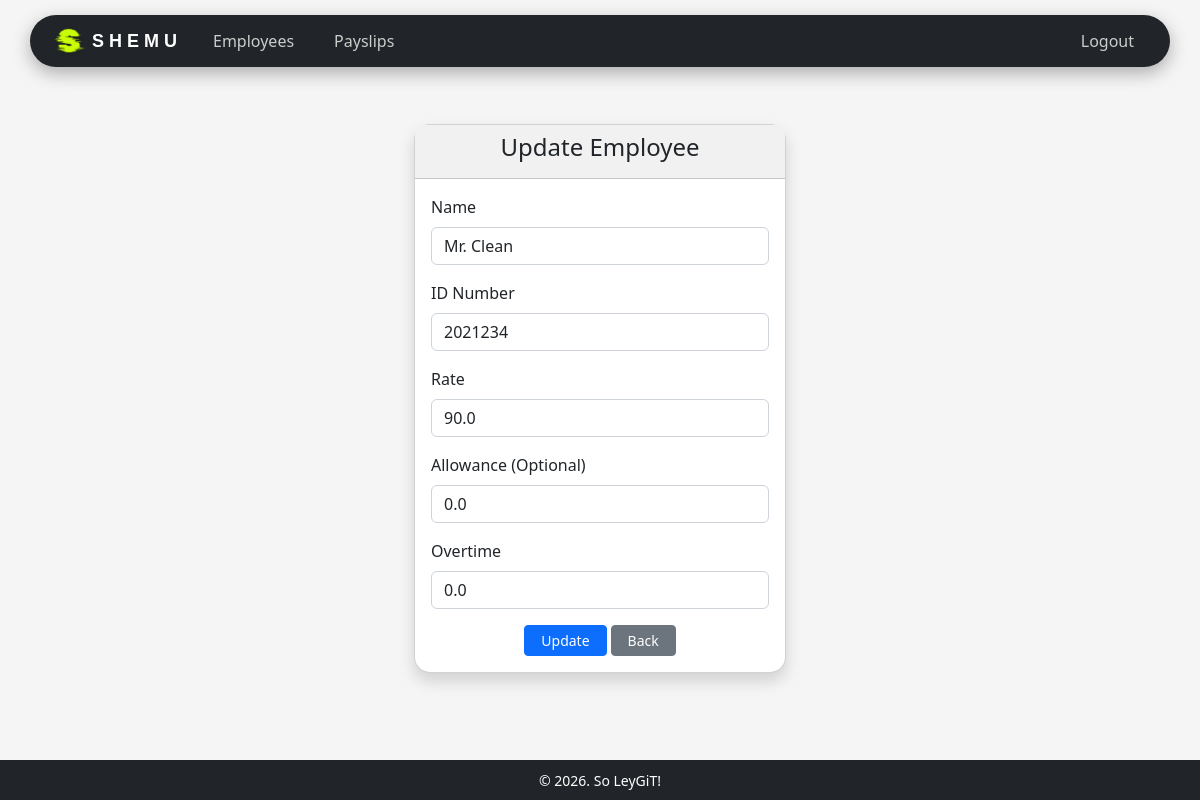
/employees/update/2021234/ (signed in), run on an earlier commit of the app's database.
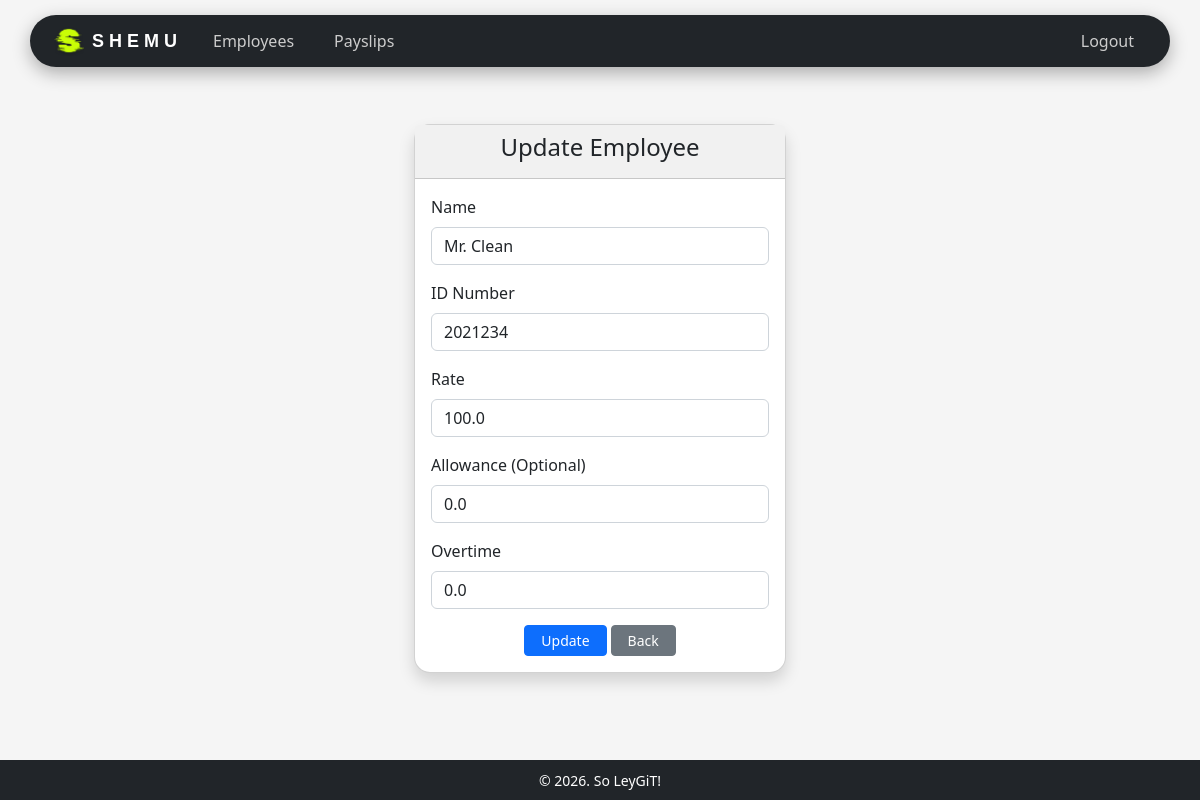
And on a later commit of the database.
### payroll_app/models.py (models this page shows, shortened)
class Employee(models.Model):
    user = models.OneToOneField(User, on_delete=models.CASCADE, null=True, blank=True)
    name = models.CharField(max_length=200)
    id_number = models.CharField(max_length=200, primary_key=True) # use <str:pk> when linking here
    rate = models.FloatField()
    overtime_pay = models.FloatField(null=True, blank=True, default=0)
    allowance = models.FloatField(null=True, blank=True, default=0)

### payroll_app/views.py (the view, shortened to what this page needs)
# urls.py: path('employees/update/<str:pk>/', views.update_employee, name='update_employee'),
@login_required
def update_employee(request, pk):
    employee = get_object_or_404(Employee, pk=pk)
    return render(request, 'payroll_app/update_employee.html', {'employee': employee})

### payroll_app/templates/payroll_app/update_employee.html (shortened to what this page needs)
{% extends 'payroll_app/base.html' %}
{% load static %}
{% block content %}
<div class="d-flex justify-content-center align-items-center" style="margin-top: 10px;">
    <div class="col-md-4">
        <div class="card shadow rounded-4">
            <div class="card-header text-dark text-center" style="background-color: #f1f1f1;">
                <h4>Update Employee</h4>
            </div>
            <div class="card-body">
                <form method="POST">
                    <div class="mb-3">
                        <label class="form-label">Name</label>
                        <input type="text" name="name" value="{{ employee.name }}" class="form-control" required>
                    </div>
                    <div class="mb-3">
                        <label class="form-label">ID Number</label>
                        <input type="text" value="{{ employee.id_number }}" class="form-control" readonly>
                    </div>
                    <div class="mb-3">
                        <label class="form-label">Rate</label>
                        <input type="number" step="0.01" name="rate" value="{{ employee.rate }}" class="form-control" required>
                    </div>
                    <div class="mb-3">
                        <label class="form-label">Allowance (Optional)</label>
                        <input type="number" step="0.01" name="allowance" value="{{ employee.allowance }}" class="form-control">
                    </div>
                    <div class="mb-3">
                        <label class="form-label">Overtime</label>
                        <input type="number" step="0.01" name="overtime_pay" value="{{ employee.overtime_pay }}" class="form-control">
                    </div>
                    <div class="d-flex justify-content-center gap-1 mt-3">
                        <button type="submit" class="btn btn-primary btn-sm px-3">
                            Update
                        </button>
                        <a href="{% url 'employee_list' %}" class="btn btn-secondary btn-sm px-3">
                            Back
                        </a>
                    </div>
                </form>
            </div>
        </div>
    </div>
</div>
{% endblock %}

What changed in the data, as far as the page shows it:
changed Employee "Mr. Clean": rate "90.0" → "100.0"
